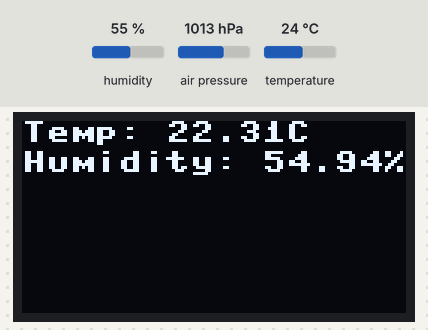
Bench run of a program on a simulated Raspberry Pi Pico running MicroPython. Shown: 128×64 one-colour display. The inputs (shaded band) are chosen by the test bench; at power-on: humidity 55 %, temperature 24 °C, air pressure 1013 hPa. Library files of the repository ran but are not shown: bme280.py.

Above: at 1.2 s.
1.3 s: humidity set to 22 %
At 3.3 s:
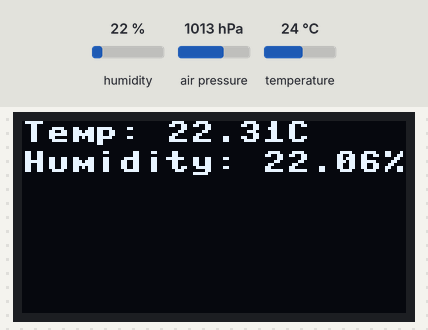
3.6 s: temperature set to 12 °C
At 5.4 s:
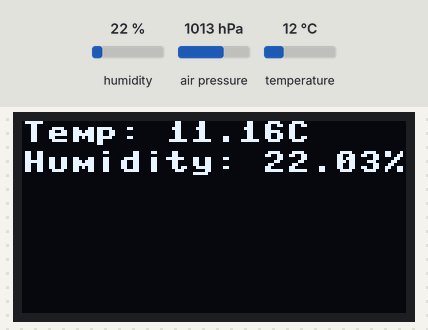
5.7 s: humidity set to 40 %
At 7.5 s:
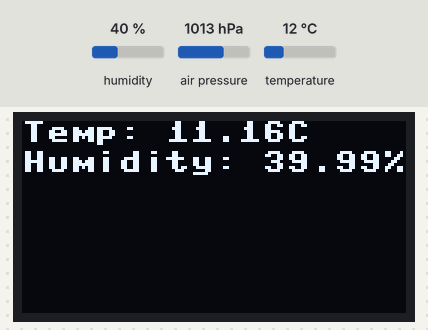
7.8 s: temperature set to 19 °C
At 8.7 s:
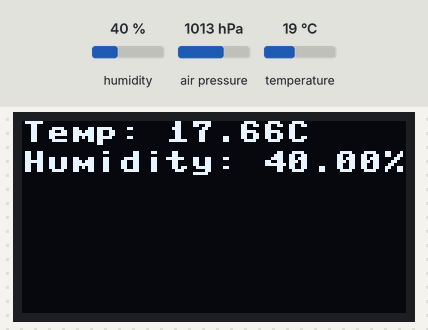
Timing chart, 0 to 10.8 s (numbered marks = the images above; inputs shaded):
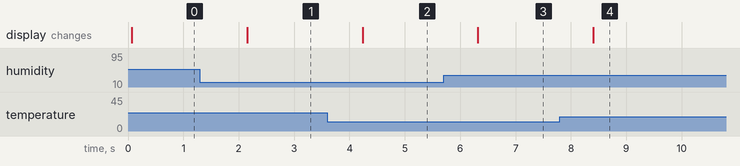

The program:

C_digoSensorBME280.py
```python
from machine import I2C, Pin,SoftI2C
from ssd1306 import SSD1306_I2C
import ssd1306
import bme280
import time

# Configuração do barramento I2C0 para o display OLED e o sensor BME280
i2c1 = SoftI2C(scl=Pin(15), sda=Pin(14))  # pinos que serão utilizados no i2c
i2c = I2C(0, scl=Pin(1), sda=Pin(0))  # Ajuste os pinos conforme sua conexão I2C

# Inicializa o display OLED
oled = ssd1306.SSD1306_I2C(128, 64, i2c1)

# Inicializa o sensor BME280
bme = bme280.BME280(i2c=i2c)

def display_temperature_humidity(temperature, humidity):
    oled.fill(0)  # Limpa o display
    oled.text('Temp: {}'.format(temperature), 0, 0)  # Exibe a temperatura
    oled.text('Humidity: {}'.format(humidity), 0, 10)  # Exibe a umidade
    oled.show()  # Atualiza o display

while True:
    # Leitura dos dados do sensor
    data = bme.values
    temperature = data[0]
    humidity = data[2]

    # Exibe a temperatura e umidade no display
    display_temperature_humidity(temperature, humidity)

    time.sleep(1)  # Aguarda 2 segundos antes da próxima leitura
```

Measured:
- after the input at 1.3 s, the display: changes after 0.85 s (image 1)
- after the input at 3.6 s, the display: changes after 0.64 s (image 2)
- after the input at 5.7 s, the display: changes after 0.62 s (image 3)
- after the input at 7.8 s, the display: changes after 0.60 s (image 4)
